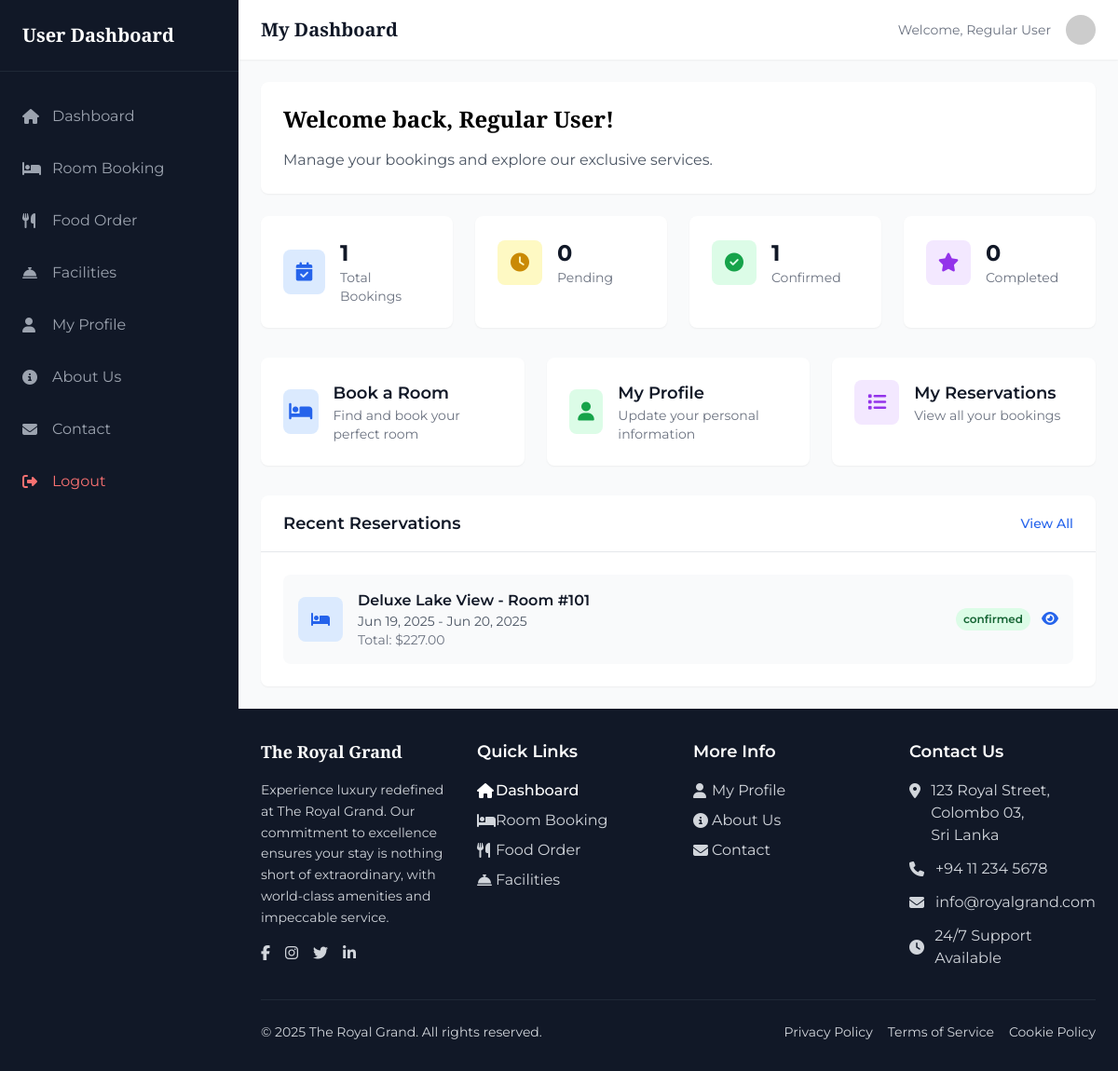
The page /user/dashboard.php (signed in) on the database its author committed.
### tables this page shows
CREATE TABLE `users` (
  `id` int(11) NOT NULL,
  `name` varchar(100) NOT NULL,
  `email` varchar(100) NOT NULL,
  `password` varchar(255) NOT NULL,
  `role` enum('user','admin') DEFAULT 'user',
  `created_at` timestamp NOT NULL DEFAULT current_timestamp()
);

CREATE TABLE `reservations` (
  `id` int(11) NOT NULL,
  `room_id` int(11) DEFAULT NULL,
  `user_id` int(11) DEFAULT NULL,
  `check_in_date` date NOT NULL,
  `check_out_date` date NOT NULL,
  `guest_name` varchar(100) NOT NULL,
  `guest_email` varchar(100) NOT NULL,
  `guest_phone` varchar(20) NOT NULL,
  `total_price` decimal(10,2) NOT NULL,
  `status` enum('pending','confirmed','cancelled','completed') DEFAULT 'pending',
  `special_requests` text DEFAULT NULL,
  `created_at` timestamp NOT NULL DEFAULT current_timestamp(),
  `seen_by_admin` tinyint(1) DEFAULT 0
);

CREATE TABLE `rooms` (
  `id` int(11) NOT NULL,
  `room_number` varchar(10) NOT NULL,
  `room_type` varchar(50) NOT NULL,
  `floor_number` int(11) NOT NULL,
  `capacity` int(11) NOT NULL,
  `price_per_night` decimal(10,2) NOT NULL,
  `description` text DEFAULT NULL,
  `status` enum('available','occupied','maintenance') DEFAULT 'available',
  `created_at` timestamp NOT NULL DEFAULT current_timestamp()
);

### user/dashboard.php (the view, shortened to what this page needs)
<?php
require_once '../config/database.php';
$user_id = $_SESSION['user_id'];
$user_query = "SELECT * FROM users WHERE id = ?";
$stmt = $conn->prepare($user_query);
$stmt->bind_param("i", $user_id);
$stmt->execute();
$user = $stmt->get_result()->fetch_assoc();
$reservations_query = "SELECT r.*, rm.room_type, rm.room_number, rm.price_per_night
                      FROM reservations r
                      JOIN rooms rm ON r.room_id = rm.id
                      WHERE r.user_id = ?
                      ORDER BY r.created_at DESC";
$stmt = $conn->prepare($reservations_query);
$stmt->bind_param("i", $user_id);
$stmt->execute();
$reservations = $stmt->get_result();
$stats_query = "SELECT
    COUNT(*) as total_bookings,
    SUM(CASE WHEN status = 'pending' THEN 1 ELSE 0 END) as pending_bookings,
    SUM(CASE WHEN status = 'confirmed' THEN 1 ELSE 0 END) as confirmed_bookings,
    SUM(CASE WHEN status = 'completed' THEN 1 ELSE 0 END) as completed_bookings
    FROM reservations WHERE user_id = ?";
$stmt = $conn->prepare($stats_query);
$stmt->bind_param("i", $user_id);
$stmt->execute();
$stats = $stmt->get_result()->fetch_assoc();
$content = <<<HTML
<div class="max-w-7xl mx-auto">
HTML;
$content .= <<<HTML
    <div class="bg-white rounded-lg shadow-sm p-6 mb-6">
        <h2 class="text-2xl font-bold mb-4 font-playfair">Welcome back, {$user['name']}!</h2>
        <p class="text-gray-600">Manage your bookings and explore our exclusive services.</p>
    </div>
    <div class="grid grid-cols-1 md:grid-cols-4 gap-6 mb-8">
        <div class="bg-white p-6 rounded-lg shadow-sm">
            <div class="flex items-center">
                <div class="w-12 h-12 bg-blue-100 rounded-lg flex items-center justify-center">
                    <i class="fas fa-calendar-check text-blue-600 text-xl"></i>
                </div>
                <div class="ml-4">
                    <p class="text-2xl font-bold text-gray-900">{$stats['total_bookings']}</p>
                    <p class="text-sm text-gray-500">Total Bookings</p>
                </div>
            </div>
        </div>
        <div class="bg-white p-6 rounded-lg shadow-sm">
            <div class="flex items-center">
                <div class="w-12 h-12 bg-yellow-100 rounded-lg flex items-center justify-center">
                    <i class="fas fa-clock text-yellow-600 text-xl"></i>
                </div>
                <div class="ml-4">
                    <p class="text-2xl font-bold text-gray-900">{$stats['pending_bookings']}</p>
                    <p class="text-sm text-gray-500">Pending</p>
                </div>
            </div>
        </div>
        <div class="bg-white p-6 rounded-lg shadow-sm">
            <div class="flex items-center">
                <div class="w-12 h-12 bg-green-100 rounded-lg flex items-center justify-center">
                    <i class="fas fa-check-circle text-green-600 text-xl"></i>
                </div>
                <div class="ml-4">
                    <p class="text-2xl font-bold text-gray-900">{$stats['confirmed_bookings']}</p>
                    <p class="text-sm text-gray-500">Confirmed</p>
                </div>
            </div>
        </div>
        <div class="bg-white p-6 rounded-lg shadow-sm">
            <div class="flex items-center">
                <div class="w-12 h-12 bg-purple-100 rounded-lg flex items-center justify-center">
                    <i class="fas fa-star text-purple-600 text-xl"></i>
                </div>
                <div class="ml-4">
                    <p class="text-2xl font-bold text-gray-900">{$stats['completed_bookings']}</p>
                    <p class="text-sm text-gray-500">Completed</p>
                </div>
            </div>
        </div>
    </div>
    <div class="grid grid-cols-1 md:grid-cols-3 gap-6 mb-8">
        <a href="room-booking.php" class="bg-white p-6 rounded-lg shadow-sm hover:shadow-md transition-shadow">
            <div class="flex items-center">
                <div class="w-12 h-12 bg-blue-100 rounded-lg flex items-center justify-center">
                    <i class="fas fa-bed text-blue-600 text-xl"></i>
                </div>
                <div class="ml-4">
                    <h3 class="text-lg font-semibold text-gray-900">Book a Room</h3>
                    <p class="text-sm text-gray-500">Find and book your perfect room</p>
                </div>
            </div>
        </a>
        <a href="profile.php" class="bg-white p-6 rounded-lg shadow-sm hover:shadow-md transition-shadow">
            <div class="flex items-center">
                <div class="w-12 h-12 bg-green-100 rounded-lg flex items-center justify-center">
                    <i class="fas fa-user text-green-600 text-xl"></i>
                </div>
                <div class="ml-4">
                    <h3 class="text-lg font-semibold text-gray-900">My Profile</h3>
                    <p class="text-sm text-gray-500">Update your personal information</p>
                </div>
            </div>
        </a>
        <a href="reservations.php" class="bg-white p-6 rounded-lg shadow-sm hover:shadow-md transition-shadow">
            <div class="flex items-center">
                <div class="w-12 h-12 bg-purple-100 rounded-lg flex items-center justify-center">
                    <i class="fas fa-list text-purple-600 text-xl"></i>
                </div>
                <div class="ml-4">
                    <h3 class="text-lg font-semibold text-gray-900">My Reservations</h3>
                    <p class="text-sm text-gray-500">View all your bookings</p>
                </div>
            </div>
        </a>
    </div>
    <div class="bg-white rounded-lg shadow-sm">
        <div class="px-6 py-4 border-b border-gray-200">
            <div class="flex justify-between items-center">
                <h3 class="text-lg font-semibold text-gray-900">Recent Reservations</h3>
                <a href="reservations.php" class="text-blue-600 hover:text-blue-800 text-sm font-medium">View All</a>
            </div>
        </div>
        <div class="p-6">
HTML;
if ($reservations && $reservations->num_rows > 0) {
    $content .= '<div class="space-y-4">';
    $count = 0;
    while (($reservation = $reservations->fetch_assoc()) && $count < 5) {
        $status_colors = [
            'pending' => 'bg-yellow-100 text-yellow-800',
            'confirmed' => 'bg-green-100 text-green-800',
            'cancelled' => 'bg-red-100 text-red-800',
            'completed' => 'bg-blue-100 text-blue-800'
        ];
        $status_color = $status_colors[$reservation['status']] ?? 'bg-gray-100 text-gray-800 border-gray-200';
        $check_in = date('M j, Y', strtotime($reservation['check_in_date']));
        $check_out = date('M j, Y', strtotime($reservation['check_out_date']));
        $content .= <<<HTML
            <div class="flex items-center justify-between p-4 bg-gray-50 rounded-lg">
                <div class="flex items-center space-x-4">
                    <div class="w-12 h-12 bg-blue-100 rounded-lg flex items-center justify-center">
                        <i class="fas fa-bed text-blue-600"></i>
                    </div>
                    <div>
                        <h4 class="font-semibold text-gray-900">{$reservation['room_type']} - Room #{$reservation['room_number']}</h4>
                        <p class="text-sm text-gray-600">{$check_in} - {$check_out}</p>
                        <p class="text-sm text-gray-500">Total: \${$reservation['total_price']}</p>
                    </div>
                </div>
                <div class="flex items-center space-x-3">
                    <span class="inline-flex px-2 py-1 text-xs font-semibold rounded-full {$status_color}">
                        {$reservation['status']}
                    </span>
                    <button onclick="viewReservation({$reservation['id']})" class="text-blue-600 hover:text-blue-800">
                        <i class="fas fa-eye"></i>
                    </button>
                </div>
            </div>
        HTML;
        $count++;
    }
    $content .= '</div>';
}
$content .= <<<HTML
        </div>
    </div>
</div>
HTML;
include 'layouts/app.php';
?>

### user/layouts/app.php (style rules this page uses)
body { font-family: 'Montserrat', sans-serif; }
.font-playfair { font-family: 'Playfair Display', serif; }

### rows shown on the page
users: name "Regular User"
reservations: room.room_type "Deluxe Lake View", room.room_number "101", check_in_date "Jun 19, 2025", check_out_date "Jun 20, 2025", total_price "227.00", status "confirmed"

### other values the page prints
$header "My Dashboard"
$_SESSION['user_name'] "Regular User"
$stats['total_bookings'] "1"
$stats['pending_bookings'] "0"
$stats['confirmed_bookings'] "1"
$stats['completed_bookings'] "0"
